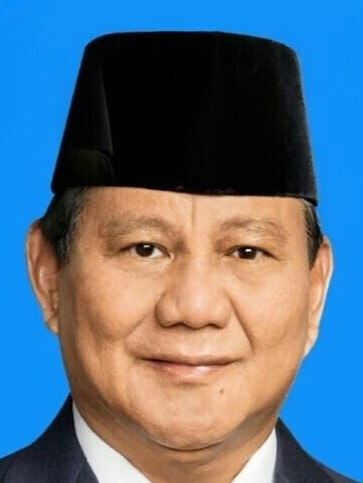
#> input picture face0.jpeg, 363 x 483 px
$ python -i example_6_18.py   (imports and definitions only)
#> lines starting #> are read from the running program, lines starting #| are printed output that depends on the picture
#> further down, picture is the input picture: PIL image 363x483 RGB; mean R, G, B 87.5, 110.6, 130.4
# Example 6.18 Face Detection web app with Streamlit
# pip install --upgrade protobuf
# pip install streamlit
import streamlit as st
import cv2
from PIL import Image
import numpy as np

face_cascade = cv2.CascadeClassifier('haarcascade_frontalface_default.xml')


def detect_faces(our_image):
    new_img = np.array(our_image.convert('RGB'))
    img = cv2.cvtColor(new_img, cv2.COLOR_RGB2BGR)
    gray = cv2.cvtColor(new_img, cv2.COLOR_RGB2GRAY)
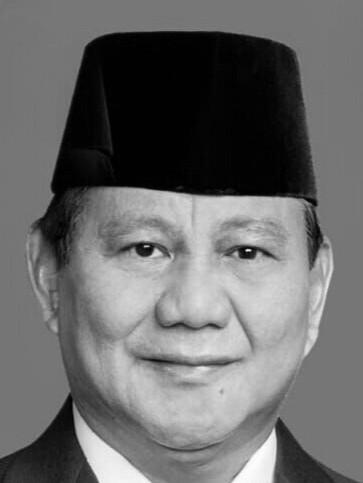
#> gray: shape (483, 363); min 0, max 254, mean 105.9

    # Detect faces
    faces = face_cascade.detectMultiScale(gray, 1.1, 4)
#> faces = [[54, 148, 275, 275]]
    # Draw rectangle around the faces
    for (x, y, w, h) in faces:
        cv2.rectangle(img, (x, y), (x + w, y + h), (255, 0, 0), 2)
#> this loop made 1 pass
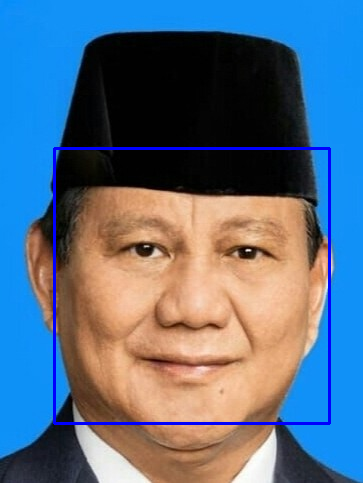
#> img: shape (483, 363, 3); mean B, G, R 132.9, 108.8, 86.3
    return img, faces


def main():
    st.title("Face Detection")
    st.text("Built with Streamlit and OpenCV")
    image_file = st.file_uploader("Upload Image", type=['jpg', 'jpeg', 'png', 'gif'])
    if image_file is not None:
        our_image = Image.open(image_file)
        st.text("Original Image")
        st.image(our_image)
        if st.button("Detect Faces"):
            result_img, result_faces = detect_faces(our_image)
            st.image(cv2.cvtColor(result_img, cv2.COLOR_BGR2RGB))
            st.success("Found {} faces".format(len(result_faces)))


# [2 lines not run here, left out]

>>> from PIL import Image
>>> picture = Image.open('../../face0.jpeg')
>>> result = detect_faces(picture)

$ run again, on face2.jpeg
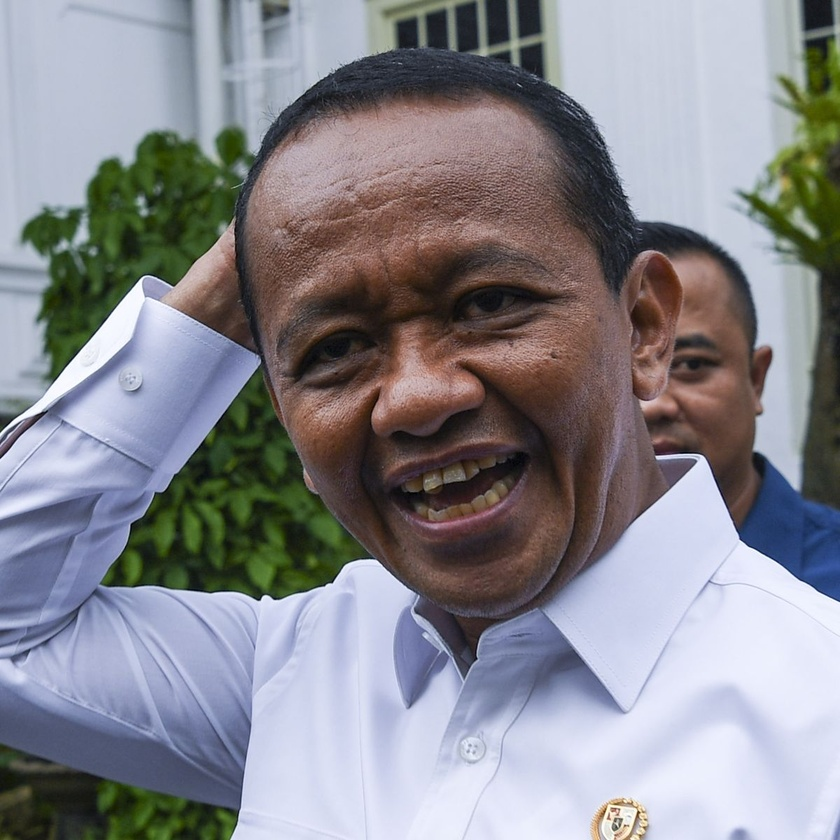
#> input picture face2.jpeg, 840 x 840 px, shrunk from 1200 x 1200 before the run
#> picture is the input picture: PIL image 840x840 RGB; mean R, G, B 135.3, 134.9, 141.6
#> in detect_faces, `gray = cv2.cvtColor(new_img, cv2.COLOR_RGB2GRAY)`:
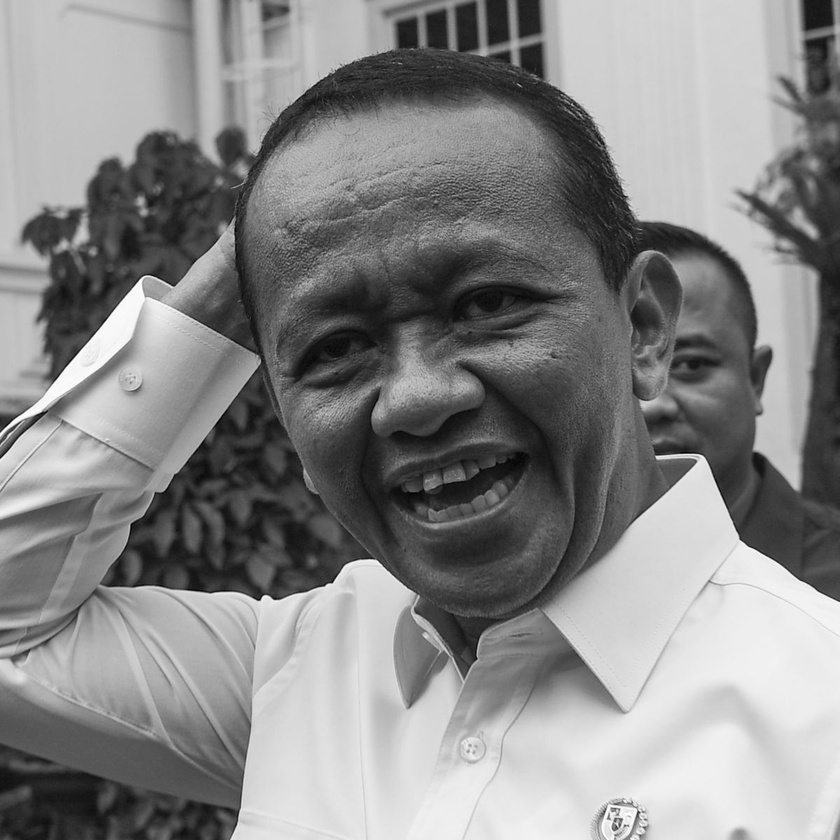
#> gray: shape (840, 840); min 0, max 255, mean 135.8
#> faces = ()

$ run again, on face1.jpg
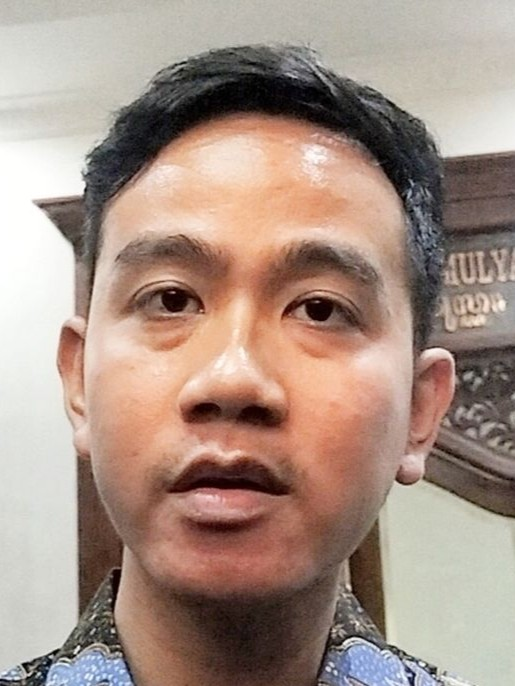
#> input picture face1.jpg, 515 x 686 px
#> picture is the input picture: PIL image 515x686 RGB; mean R, G, B 167.4, 145.9, 134.1
#> in detect_faces, `gray = cv2.cvtColor(new_img, cv2.COLOR_RGB2GRAY)`:
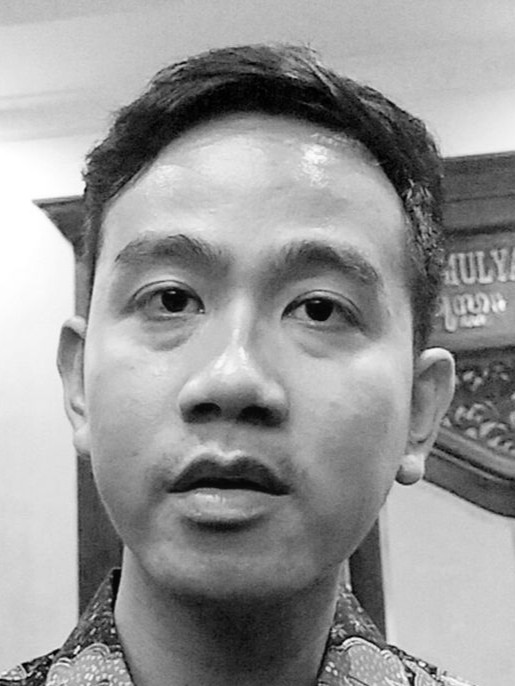
#> gray: shape (686, 515); min 0, max 255, mean 151
#> faces = [[67, 583, 62, 62], [33, 133, 424, 424]]
#> the loop in detect_faces, `for (x, y, w, h) in faces:` made 2 passes
#> after the loop in detect_faces, `for (x, y, w, h) in faces:`:
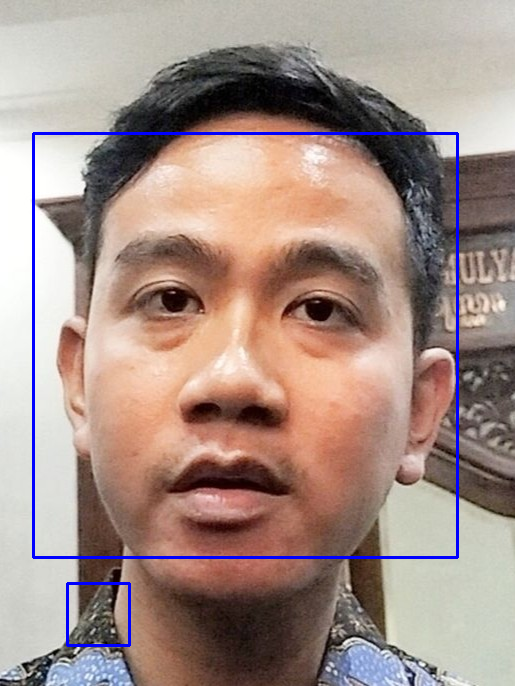
#> img: shape (686, 515, 3); mean B, G, R 136, 143.4, 164.7

$ run again, on face10.jpg
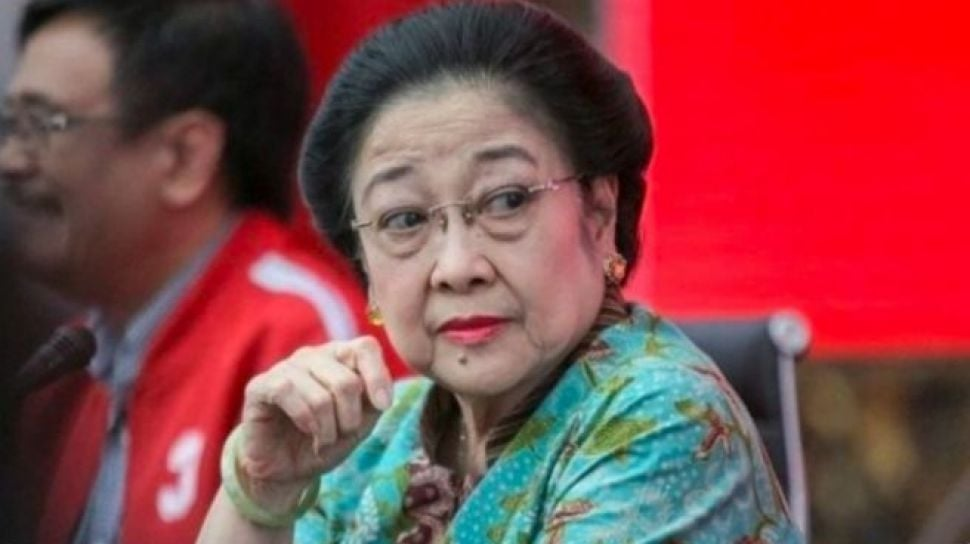
#> input picture face10.jpg, 970 x 544 px
#> picture is the input picture: PIL image 970x544 RGB; mean R, G, B 137.4, 68.1, 72.3
#> in detect_faces, `gray = cv2.cvtColor(new_img, cv2.COLOR_RGB2GRAY)`:
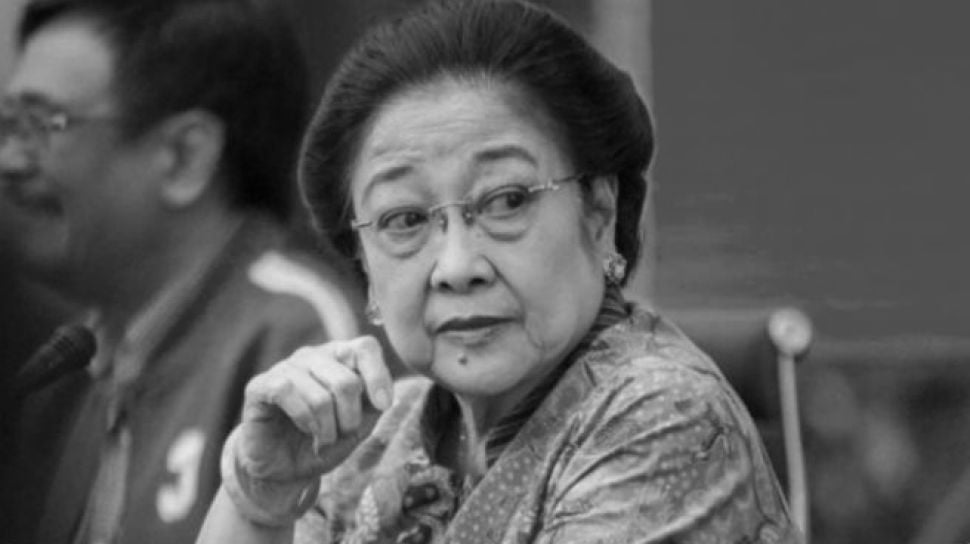
#> gray: shape (544, 970); min 2, max 235, mean 89.3
#> faces = [[306, 86, 308, 308]]
#> the loop in detect_faces, `for (x, y, w, h) in faces:` made 1 pass
#> after the loop in detect_faces, `for (x, y, w, h) in faces:`:
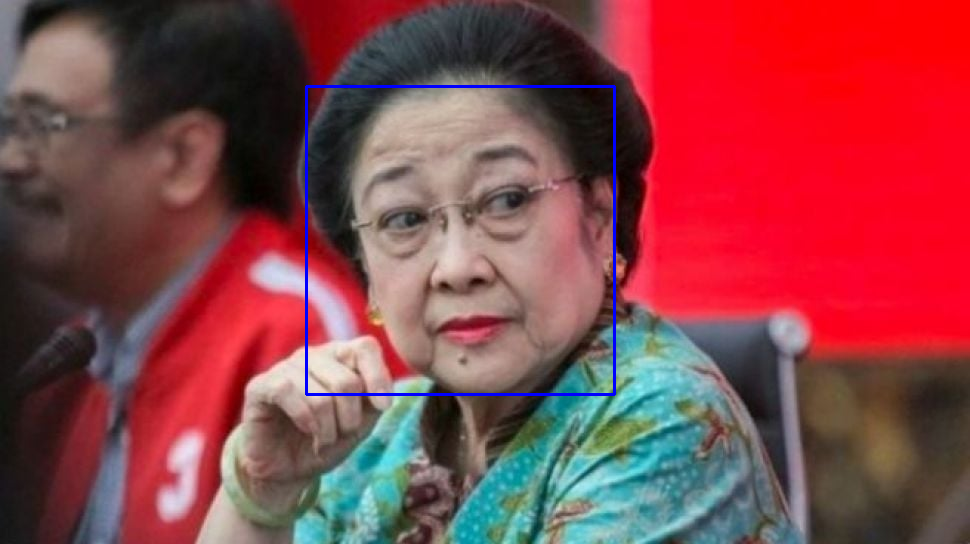
#> img: shape (544, 970, 3); mean B, G, R 73.5, 67.5, 136.7
